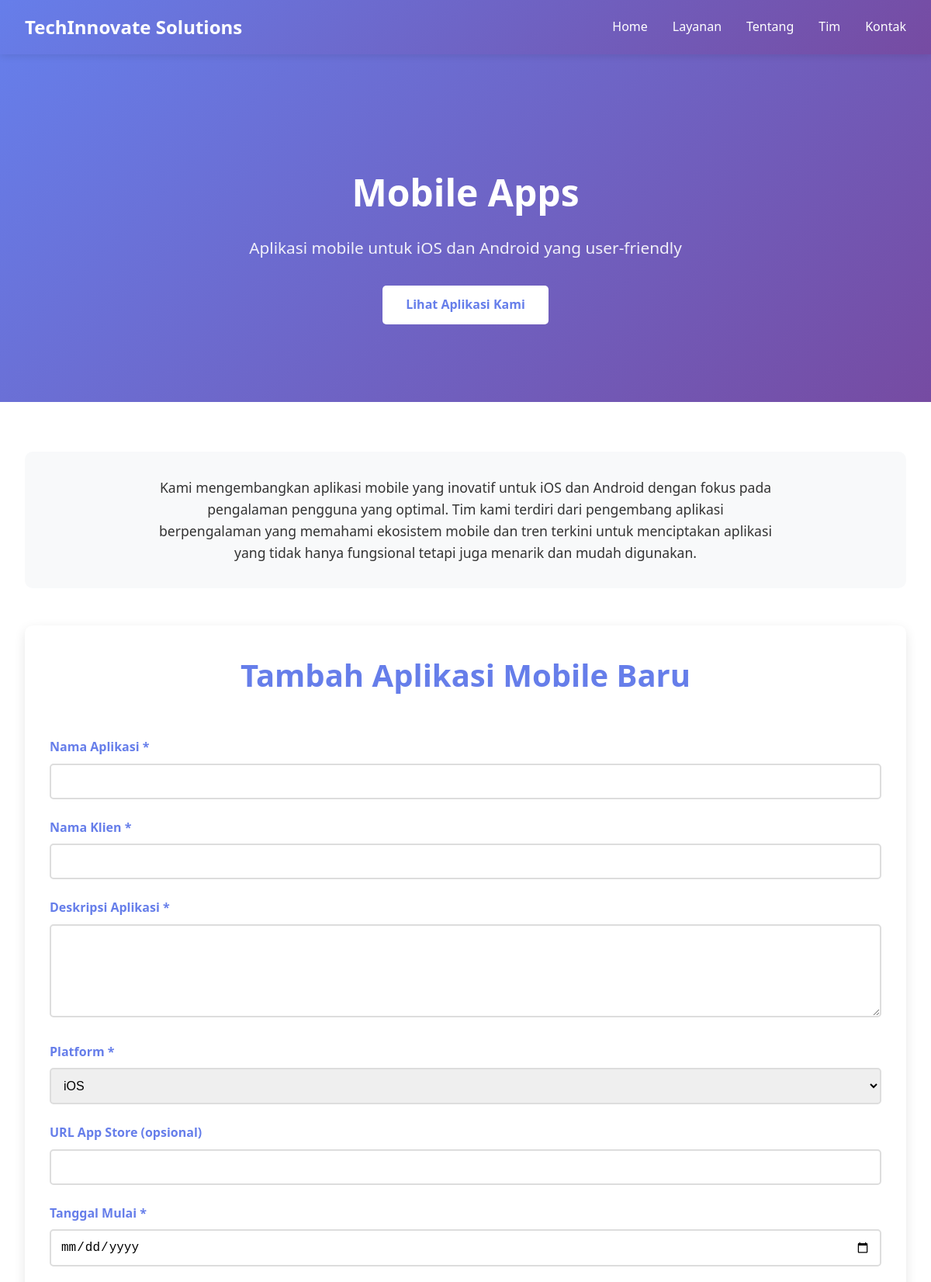
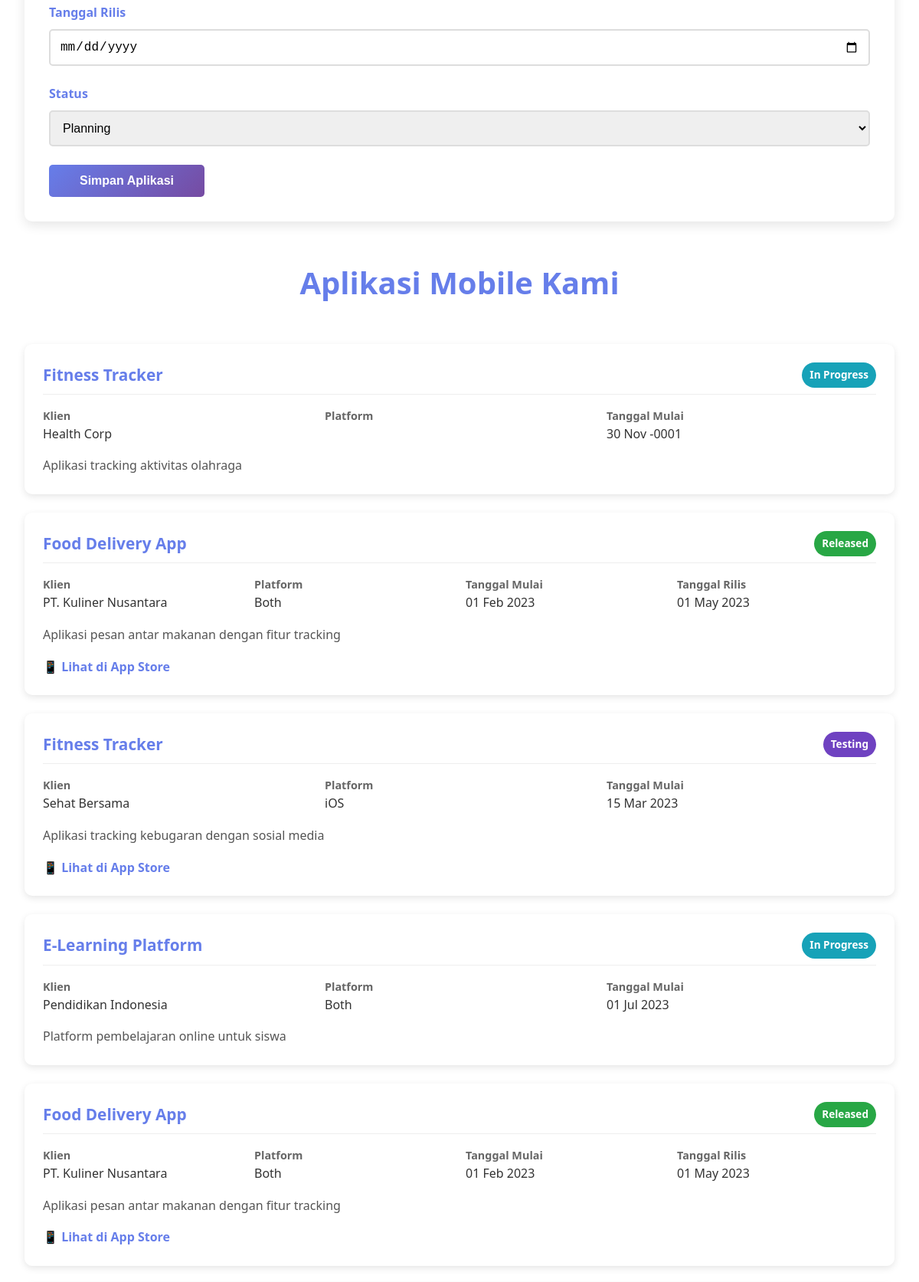
Screenshot of /mobile-apps.php (upper part) with the database file from the repository (2 pictures, top to bottom).
### tables this page shows
CREATE TABLE `mobile_apps` (
  `id` int(11) NOT NULL,
  `app_name` varchar(100) NOT NULL,
  `client_name` varchar(100) NOT NULL,
  `description` text NOT NULL,
  `platform` enum('iOS','Android','Both') NOT NULL,
  `app_store_url` varchar(255) DEFAULT NULL,
  `start_date` date NOT NULL,
  `release_date` date DEFAULT NULL,
  `status` enum('Planning','In Progress','Testing','Released','On Hold') DEFAULT 'Planning',
  `created_at` datetime DEFAULT current_timestamp()
);

### mobile-apps.php (the view, shortened to what this page needs)
<?php
 $db_host = "localhost";
 $db_user = "root";
 $db_pass = "";
 $db_name = "company_db";
 $conn = new mysqli($db_host, $db_user, $db_pass, $db_name);
 $companyName = "TechInnovate Solutions";
 $serviceTitle = "Mobile Apps";
 $sql = "SELECT * FROM mobile_apps ORDER BY created_at DESC";
 $result = $conn->query($sql);
?>
<!DOCTYPE html>
<html lang="id">
<head>
</head>
<body>
    <header>
        <nav>
            <div class="logo"><?php echo $companyName; ?></div>
            <ul>
                <li><a href="index.php">Home</a></li>
                <li><a href="index.php#services">Layanan</a></li>
                <li><a href="index.php#about">Tentang</a></li>
                <li><a href="index.php#team">Tim</a></li>
                <li><a href="index.php#contact">Kontak</a></li>
            </ul>
        </nav>
    </header>
    <section class="hero">
        <h1><?php echo $serviceTitle; ?></h1>
        <p>Aplikasi mobile untuk iOS dan Android yang user-friendly</p>
        <a href="#apps" class="btn">Lihat Aplikasi Kami</a>
    </section>
    <section class="container">
        <div class="service-description">
            <p>
                Kami mengembangkan aplikasi mobile yang inovatif untuk iOS dan Android dengan fokus pada pengalaman pengguna yang optimal.
                Tim kami terdiri dari pengembang aplikasi berpengalaman yang memahami ekosistem mobile dan tren terkini untuk menciptakan
                aplikasi yang tidak hanya fungsional tetapi juga menarik dan mudah digunakan.
            </p>
        </div>
        <div class="app-form">
            <h2 class="section-title">Tambah Aplikasi Mobile Baru</h2>
            <form method="POST" action="">
                <div class="form-group">
                    <label for="app_name">Nama Aplikasi *</label>
                    <input type="text" id="app_name" name="app_name" required>
                </div>
                <div class="form-group">
                    <label for="client_name">Nama Klien *</label>
                    <input type="text" id="client_name" name="client_name" required>
                </div>
                <div class="form-group">
                    <label for="description">Deskripsi Aplikasi *</label>
                    <textarea id="description" name="description" required></textarea>
                </div>
                <div class="form-group">
                    <label for="platform">Platform *</label>
                    <select id="platform" name="platform" required>
                        <option value="iOS">iOS</option>
                    </select>
                </div>
                <div class="form-group">
                    <label for="app_store_url">URL App Store (opsional)</label>
                    <input type="text" id="app_store_url" name="app_store_url">
                </div>
                <div class="form-group">
                    <label for="start_date">Tanggal Mulai *</label>
                    <input type="date" id="start_date" name="start_date" required>
                </div>
                <div class="form-group">
                    <label for="release_date">Tanggal Rilis</label>
                    <input type="date" id="release_date" name="release_date">
                </div>
                <div class="form-group">
                    <label for="status">Status</label>
                    <select id="status" name="status">
                        <option value="Planning">Planning</option>
                    </select>
                </div>
                <button type="submit" class="btn-submit">Simpan Aplikasi</button>
            </form>
        </div>
        <div id="apps" class="apps-list">
            <h2 class="section-title">Aplikasi Mobile Kami</h2>
            <?php if ($result && $result->num_rows > 0): ?>
                <?php while($row = $result->fetch_assoc()): ?>
                <div class="app-card">
                    <div class="app-header">
                        <div class="app-title"><?php echo htmlspecialchars($row['app_name']); ?></div>
                        <div class="app-status status-<?php echo strtolower(str_replace(' ', '-', $row['status'])); ?>">
                            <?php echo htmlspecialchars($row['status']); ?>
                        </div>
                    </div>
                    <div class="app-details">
                        <div class="app-detail">
                            <span class="app-detail-label">Klien</span>
                            <span class="app-detail-value"><?php echo htmlspecialchars($row['client_name']); ?></span>
                        </div>
                        <div class="app-detail">
                            <span class="app-detail-label">Platform</span>
                            <span class="app-detail-value"><?php echo htmlspecialchars($row['platform']); ?></span>
                        </div>
                        <div class="app-detail">
                            <span class="app-detail-label">Tanggal Mulai</span>
                            <span class="app-detail-value"><?php echo date('d M Y', strtotime($row['start_date'])); ?></span>
                        </div>
                        <?php if ($row['release_date']): ?>
                        <div class="app-detail">
                            <span class="app-detail-label">Tanggal Rilis</span>
                            <span class="app-detail-value"><?php echo date('d M Y', strtotime($row['release_date'])); ?></span>
                        </div>
                        <?php endif; ?>
                    </div>
                    <div class="app-description">
                        <?php echo nl2br(htmlspecialchars($row['description'])); ?>
                    </div>
                    <?php if ($row['app_store_url']): ?>
                    <a href="<?php echo htmlspecialchars($row['app_store_url']); ?>" class="app-store-link" target="_blank">
                        📱 Lihat di App Store
                    </a>
                    <?php endif; ?>
                </div>
                <?php endwhile; ?>
            <?php else: ?>
                <p style="text-align: center; color: #666;">Belum ada aplikasi mobile yang terdaftar.</p>
            <?php endif; ?>
        </div>
    </section>
</body>
</html>

### mobile-apps.php (style rules this page uses)
* { margin: 0; padding: 0; box-sizing: border-box; }
body { font-family: 'Segoe UI', Tahoma, Geneva, Verdana, sans-serif; line-height: 1.6; color: #333; }
header { background: linear-gradient(135deg, #667eea 0%, #764ba2 100%); color: white; padding: 1rem 0; position: fixed; width: 100%; top: 0; z-index: 1000; box-shadow: 0 2px 10px rgba(0,0,0,0.1); }
nav { max-width: 1200px; margin: 0 auto; padding: 0 2rem; display: flex; justify-content: space-between; align-items: center; }
.logo { font-size: 1.5rem; font-weight: bold; }
nav ul { list-style: none; display: flex; gap: 2rem; }
nav a { color: white; text-decoration: none; transition: opacity 0.3s; }
.hero { background: linear-gradient(135deg, #667eea 0%, #764ba2 100%); color: white; padding: 150px 2rem 100px; text-align: center; margin-top: 60px; }
.hero h1 { font-size: 3rem; margin-bottom: 1rem; }
.hero p { font-size: 1.3rem; margin-bottom: 2rem; opacity: 0.9; }
.btn { display: inline-block; padding: 12px 30px; background: white; color: #667eea; text-decoration: none; border-radius: 5px; font-weight: bold; transition: transform 0.3s; }
.container { max-width: 1200px; margin: 0 auto; padding: 4rem 2rem; }
.section-title { text-align: center; font-size: 2.5rem; margin-bottom: 3rem; color: #667eea; }
.service-description { background: #f8f9fa; padding: 2rem; border-radius: 10px; margin-bottom: 3rem; text-align: center; }
.service-description p { max-width: 800px; margin: 0 auto; font-size: 1.1rem; }
.app-form { background: white; padding: 2rem; border-radius: 10px; box-shadow: 0 5px 15px rgba(0,0,0,0.1); margin-bottom: 3rem; }
.form-group { margin-bottom: 1.5rem; }
.form-group label { display: block; margin-bottom: 0.5rem; font-weight: bold; color: #667eea; }
.form-group input, .form-group select, .form-group textarea { width: 100%; padding: 12px; border: 2px solid #ddd; border-radius: 5px; font-size: 1rem; transition: border-color 0.3s; }
.form-group textarea { resize: vertical; min-height: 120px; }
.btn-submit { background: linear-gradient(135deg, #667eea 0%, #764ba2 100%); color: white; border: none; padding: 12px 40px; border-radius: 5px; font-size: 1rem; font-weight: bold; cursor: pointer; transition: transform 0.3s; }
.apps-list { margin-top: 3rem; }
.app-card { background: white; padding: 1.5rem; margin-bottom: 1.5rem; border-radius: 10px; box-shadow: 0 3px 10px rgba(0,0,0,0.1); transition: transform 0.3s; }
.app-header { display: flex; justify-content: space-between; margin-bottom: 1rem; padding-bottom: 0.5rem; border-bottom: 1px solid #eee; }
.app-title { font-size: 1.3rem; font-weight: bold; color: #667eea; }
.app-status { padding: 5px 10px; border-radius: 20px; font-size: 0.85rem; font-weight: bold; color: white; }
.status-in-progress { background: #17a2b8; }
.status-testing { background: #6f42c1; }
.status-released { background: #28a745; }
.app-details { display: grid; grid-template-columns: repeat(auto-fit, minmax(200px, 1fr)); gap: 1rem; margin-bottom: 1rem; }
.app-detail { display: flex; flex-direction: column; }
.app-detail-label { font-weight: bold; color: #666; font-size: 0.9rem; }
.app-detail-value { color: #333; }
.app-description { margin-top: 1rem; color: #555; }
.app-store-link { display: inline-block; margin-top: 1rem; color: #667eea; text-decoration: none; font-weight: bold; }

### rows the page displays
mobile_apps: app_name "Fitness Tracker", status "In Progress", client_name "Health Corp", start_date "30 Nov -0001", description "Aplikasi tracking aktivitas olahraga"
mobile_apps: app_name "Food Delivery App", status "Released", client_name "PT. Kuliner Nusantara", platform "Both", start_date "01 Feb 2023", release_date "01 May 2023", description "Aplikasi pesan antar makanan dengan fitur tracking"
mobile_apps: app_name "Fitness Tracker", status "Testing", client_name "Sehat Bersama", platform "iOS", start_date "15 Mar 2023", description "Aplikasi tracking kebugaran dengan sosial media"
mobile_apps: app_name "E-Learning Platform", status "In Progress", client_name "Pendidikan Indonesia", platform "Both", start_date "01 Jul 2023", description "Platform pembelajaran online untuk siswa"
mobile_apps: app_name "Food Delivery App", status "Released", client_name "PT. Kuliner Nusantara", platform "Both", start_date "01 Feb 2023", release_date "01 May 2023", description "Aplikasi pesan antar makanan dengan fitur tracking"

### other values shown
$companyName "TechInnovate Solutions"
$serviceTitle "Mobile Apps"
